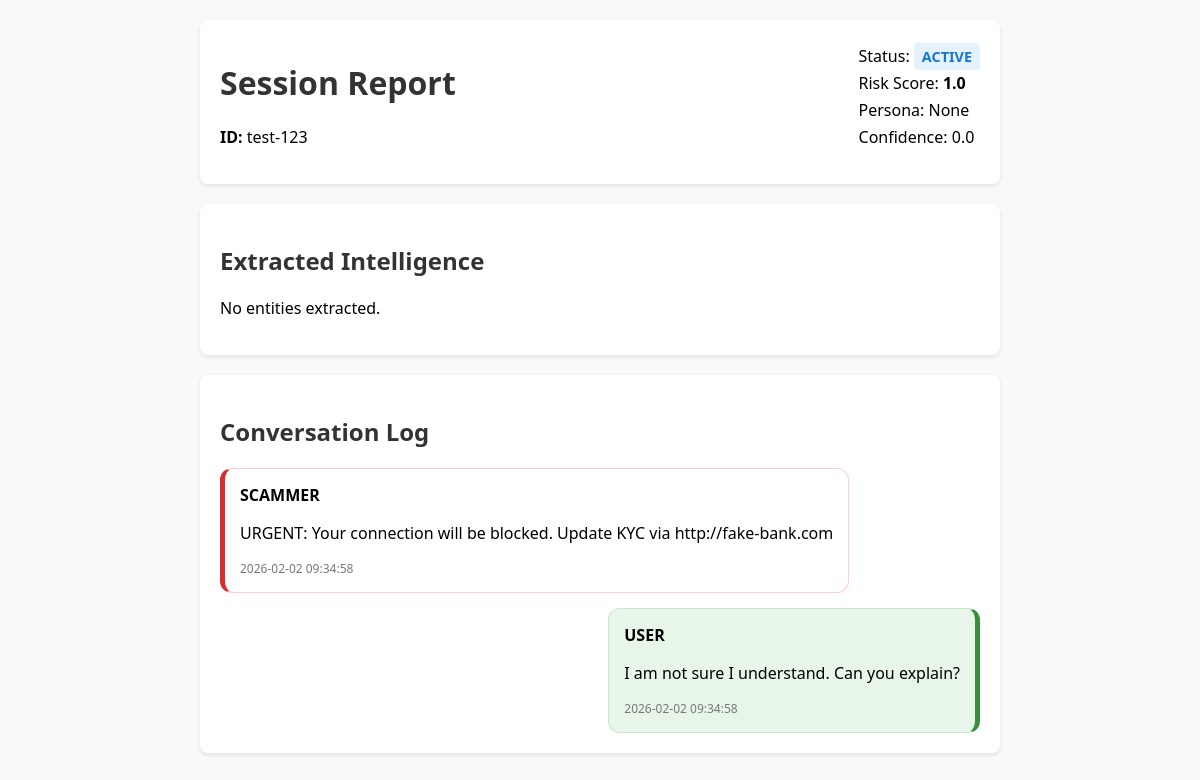
Screenshot of /dashboard/session/test-123 with the database file from the repository.
### app/db/models.py (models this page shows)
class Session(Base):
    __tablename__ = "sessions"
    session_id = Column(String(255), primary_key=True, index=True)
    created_at = Column(DateTime, default=datetime.utcnow)
    updated_at = Column(DateTime, default=datetime.utcnow, onupdate=datetime.utcnow)
    status = Column(String(50), default="ACTIVE") # ACTIVE, COMPLETED, TERMINATED_SAFETY
    risk_score = Column(Float, default=0.0)
    agent_engaged = Column(Boolean, default=False)
    persona = Column(String(50))
    turn_count = Column(Integer, default=0)
    intelligence_confidence = Column(Float, default=0.0)
    callback_sent = Column(Boolean, default=False)
    messages = relationship("Message", back_populates="session", cascade="all, delete-orphan")
    entities = relationship("ExtractedEntity", back_populates="session", cascade="all, delete-orphan")

class Message(Base):
    __tablename__ = "messages"
    id = Column(Integer, primary_key=True, autoincrement=True)
    session_id = Column(String(255), ForeignKey("sessions.session_id"))
    turn_number = Column(Integer)
    sender = Column(String(50)) # "scammer" or "user"
    message = Column(Text)
    timestamp = Column(DateTime) # The actual timestamp from the message
    created_at = Column(DateTime, default=datetime.utcnow) # System time
    session = relationship("Session", back_populates="messages")

### app/api/v1/dashboard.py (the view)
@router.get("/session/{session_id}", response_class=HTMLResponse)
async def get_session_dashboard(request: Request, session_id: str, db: Session = Depends(get_db)):
    session = db.query(models.Session).filter(models.Session.session_id == session_id).first()
    if not session:
        raise HTTPException(status_code=404, detail="Session not found")
    messages = db.query(models.Message).filter(models.Message.session_id == session_id).order_by(models.Message.turn_number.asc()).all()
    entities = db.query(models.ExtractedEntity).filter(models.ExtractedEntity.session_id == session_id).all()
    return templates.TemplateResponse("dashboard.html", {
        "request": request,
        "session": session,
        "messages": messages,
        "entities": entities
    })

### app/templates/dashboard.html (shortened to what this page needs)
<!DOCTYPE html>
<html>
<head>
</head>
<body>
    <div class="header">
        <div>
            <h1>Session Report</h1>
            <p><strong>ID:</strong> {{ session.session_id }}</p>
        </div>
        <div class="meta">
            <p>Status: <span class="badge status-{{ session.status }}">{{ session.status }}</span></p>
            <p>Risk Score: <strong>{{ session.risk_score }}</strong></p>
            <p>Persona: {{ session.persona }}</p>
            <p>Confidence: {{ session.intelligence_confidence }}</p>
        </div>
    </div>
    <div class="section">
        <h2>Extracted Intelligence</h2>
        {% if entities %}
            <div>
            {% for entity in entities %}
                <div class="entity-tag">
                    <strong>{{ entity.entity_type }}</strong>: {{ entity.entity_value }}
                    <small>({{ entity.confidence }})</small>
                </div>
            {% endfor %}
            </div>
        {% else %}
            <p>No entities extracted.</p>
        {% endif %}
    </div>
    <div class="section">
        <h2>Conversation Log</h2>
        <div class="message-list">
        {% for msg in messages %}
            <div class="message {{ msg.sender }}">
                <strong>{{ msg.sender|upper }}</strong>
                <p>{{ msg.message }}</p>
                <span class="timestamp">{{ msg.timestamp.strftime('%Y-%m-%d %H:%M:%S') }}</span>
            </div>
        {% endfor %}
        </div>
    </div>
</body>
</html>

### app/templates/dashboard.html (style rules this page uses)
body { font-family: 'Segoe UI', Tahoma, Geneva, Verdana, sans-serif; padding: 20px; max-width: 800px; margin: 0 auto; background-color: #f9f9f9; }
h1, h2 { color: #333; }
.header { background: white; padding: 20px; border-radius: 8px; box-shadow: 0 2px 4px rgba(0,0,0,0.1); margin-bottom: 20px; display: flex; justify-content: space-between; align-items: start; }
.meta p { margin: 5px 0; }
.badge { padding: 4px 8px; border-radius: 4px; font-weight: bold; font-size: 0.9em; }
.status-ACTIVE { background: #e3f2fd; color: #1976d2; }
.section { background: white; padding: 20px; border-radius: 8px; box-shadow: 0 2px 4px rgba(0,0,0,0.1); margin-bottom: 20px; }
.message-list { display: flex; flex-direction: column; gap: 15px; }
.message { padding: 15px; border-radius: 12px; max-width: 80%; position: relative; }
.scammer { align-self: flex-start; background: #fff; border: 1px solid #ffcdd2; border-left: 5px solid #d32f2f; }
.user { align-self: flex-end; background: #e8f5e9; border: 1px solid #c8e6c9; border-right: 5px solid #388e3c; }
.timestamp { font-size: 0.75em; color: #777; margin-top: 5px; display: block; }

### rows the page displays
Message: sender "SCAMMER", message "URGENT: Your connection will be blocked. Update KYC via http://fake-bank.com", timestamp "2026-02-02 09:34:58"
Message: sender "USER", message "I am not sure I understand. Can you explain?", timestamp "2026-02-02 09:34:58"

### other values shown
{{ session.session_id }} "test-123"
{{ session.status }} "ACTIVE"
{{ session.risk_score }} "1.0"
{{ session.persona }} "None"
{{ session.intelligence_confidence }} "0.0"
